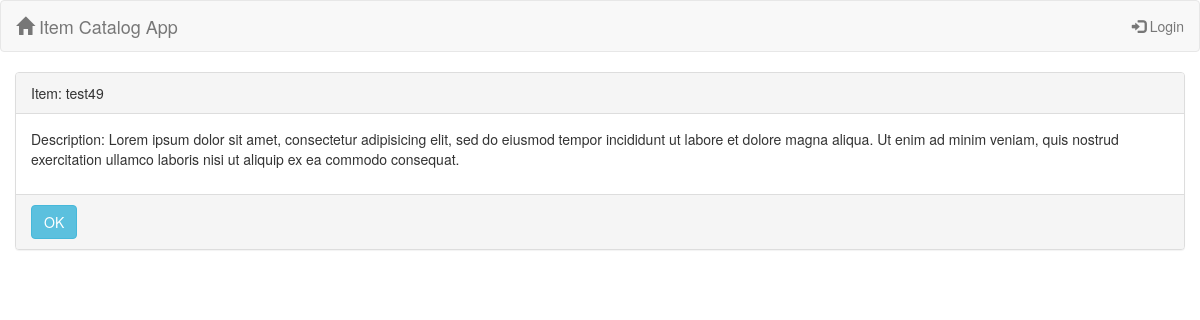
Page /catalog/Basketball/test49 on the committed database.
### models.py (models this page shows, shortened)
class Item(Base):
    __tablename__ = 'item'
    id = Column(Integer, primary_key=True)
    title = Column(String, nullable=False)
    description = Column(String)
    category_id = Column(Integer, ForeignKey('category.id'))
    category = relationship(Category, backref='items')

### project.py (the view)
@app.route("/catalog/<category>/<item>")
def getCategoryItem(category, item):
    currentCategory = []
    currentItem = []
    try:
        currentCategory = session.query(
                        Category).filter_by(name=category).one()
        currentItem = session.query(Item).filter_by(title=item).one()
        if currentItem.category_id == currentCategory.id:
            if 'username' not in login_session:
                return render_template('public_item.html', item=currentItem)
            else:
                return render_template('item.html', item=currentItem)
        else:
            flash("Item '%s' does not match '%s' category" % (item, category),
                  category="warning")
            return redirect(url_for('showCatalog'))
    except NoResultFound:
        if currentCategory == []:
            flash("Category '%s' not found" % category, category="warning")
            return redirect(url_for('showCatalog'))
        else:
            flash("Item '%s' not found" % item, category="warning")
            return redirect(url_for('showCatalog'))

### templates/public_item.html (shortened to what this page needs)
{% extends "layout.html" %}
{% block body %}
<div class="container-fluid">
    <div class="row">
        <div class="col-sm-12 col-md-12 ">
            <div class="panel panel-default">
                <div class="panel-heading">Item: {{item.title}}</div>
                <div class="panel-body">
                        <p>
                            Description: {{item.description}}
                        </p>
                </div>
                <div class="panel-footer">
                    <a href="{{url_for('showCatalog')}}" class="btn btn-info" role="button">OK</a>
                </div>
            </div>
        </div>
    </div>
</div>
{% endblock %}

### rows in the picture
Item: title "test49", description "Lorem ipsum dolor sit amet, consectetur adipisicing elit, sed do eiusmod tempor incididunt ut labore et dolore magna aliqua. Ut enim ad minim veniam, quis nostrud exercitation ullamco laboris nisi ut aliquip ex ea commodo consequat."
